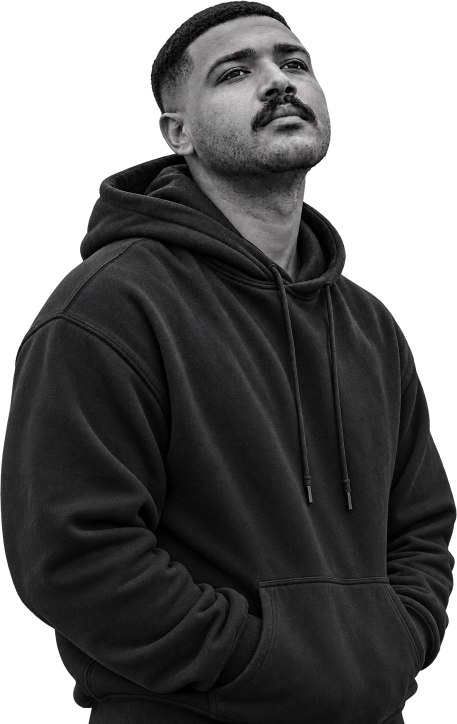
#> input picture images/hesham-orabi-portrait.webp, 914 x 1448 px (shown at 1/2 size)
$ python generate_social_cards.py
#> lines starting #> are read from the running program, lines starting #| are printed output that depends on the picture
#!/usr/bin/env python3
"""Generate the bilingual 1200 × 630 social preview cards."""

from pathlib import Path

from PIL import Image, ImageDraw, ImageFont


ROOT = Path(__file__).resolve().parent.parent
IMAGES = ROOT / "images"

WIDTH = 1200
HEIGHT = 630
INK = "#0B0B0B"
CREAM = "#EFEEE9"
MUTED = "#C8C7C2"
RULE = "#777671"

EN_REGULAR = "/usr/share/fonts/truetype/liberation/LiberationSans-Regular.ttf"
EN_BOLD = "/usr/share/fonts/truetype/liberation/LiberationSans-Bold.ttf"
AR_REGULAR = "/usr/share/fonts/truetype/noto/NotoSansArabic-Regular.ttf"
AR_BOLD = "/usr/share/fonts/truetype/noto/NotoSansArabic-Bold.ttf"


def font(path: str, size: int) -> ImageFont.FreeTypeFont:
    return ImageFont.truetype(path, size=size)


def base_card() -> Image.Image:
    card = Image.new("RGB", (WIDTH, HEIGHT), INK)
#> card: PIL image 1200x630 RGB; every value is 11

    # The export is an alpha cutout whose discarded matte carries a bright
    # fringe, so it has to be composited through its own mask rather than
    # flattened to RGB. That leaves the ink background continuous behind it.
    portrait = Image.open(IMAGES / "hesham-orabi-portrait.webp").convert("RGBA")
#> portrait is the input picture: PIL image 914x1448 RGBA; mean R, G, B, A 35.6, 35.6, 35.6, 176.6
    portrait.thumbnail((520, 760), Image.Resampling.LANCZOS)
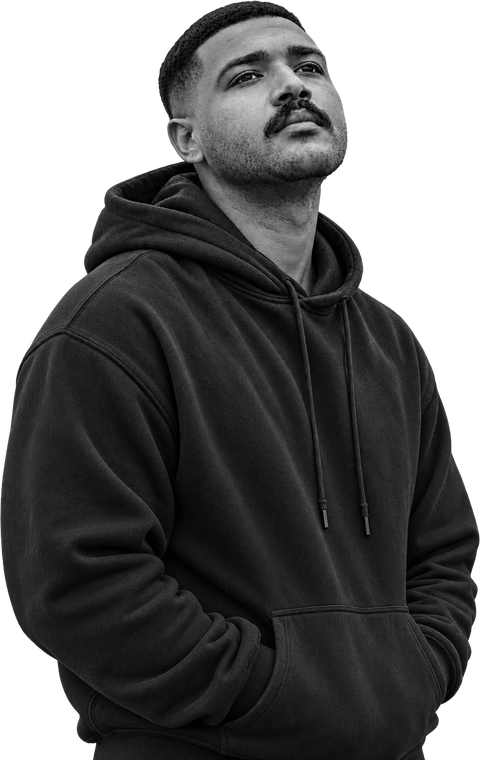
#> portrait: PIL image 480x760 RGBA; mean R, G, B, A 29.7, 29.7, 29.7, 176.6; transparent parts drawn white
    card.paste(portrait, (650, 34), portrait)
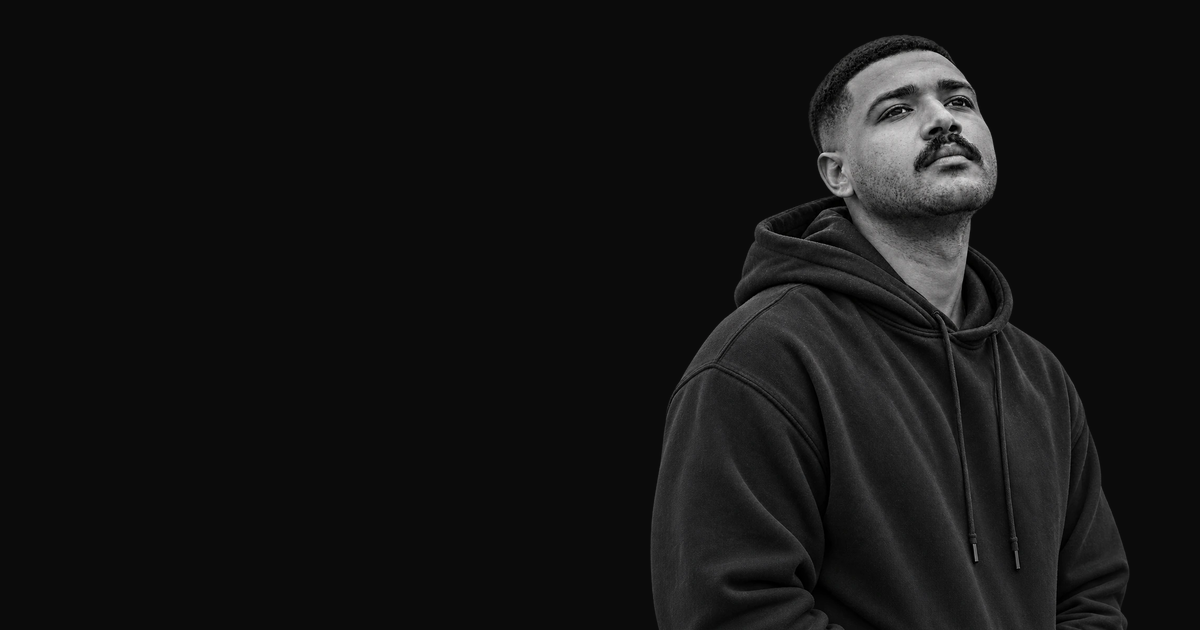
#> card: PIL image 1200x630 RGB; mean R, G, B 19.8, 19.8, 19.8

#> (the run stopped early here; a loop or call above may not have finished)
